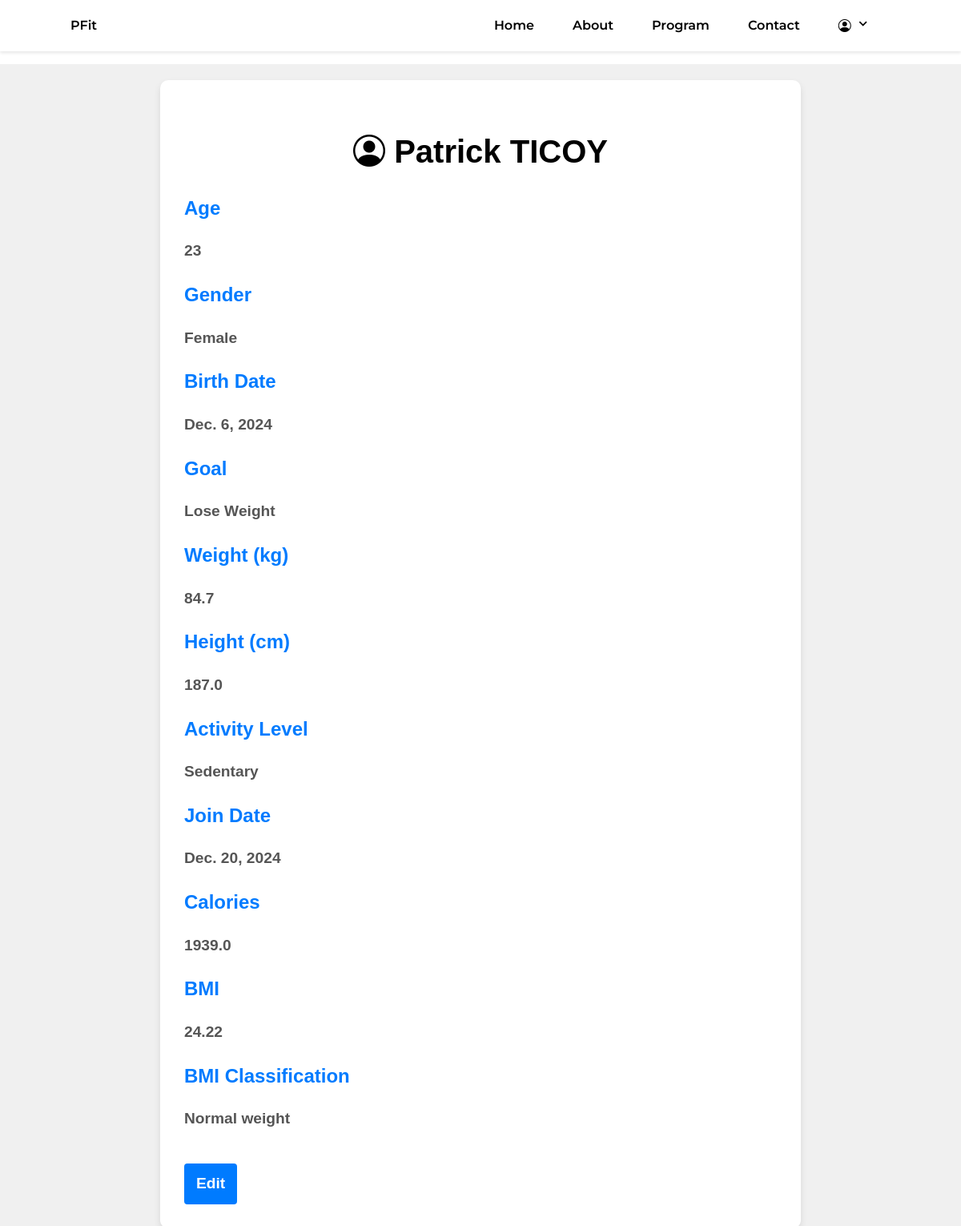
Screenshot of /info/2/ with the database file from the repository.
### app/models.py (models this page shows, shortened)
class Client(models.Model):
    clientID = models.AutoField(primary_key=True)
    fname = models.CharField(max_length=100,null = False)
    lname = models.CharField(max_length=100, null = False)
    clientAge=models.PositiveIntegerField()
    gender_choices = (
        ('M', 'Male'),
        ('F', 'Female'),
        ('', 'Other'),
    )
    clientSex = models.CharField(max_length=10, choices=gender_choices)
    birthdate = models.DateField()
    goal = models.ForeignKey(Goals, on_delete=models.CASCADE)
    weight = models.FloatField()
    height = models.FloatField()
    level_choices = (
        ('Sedentary', 'Sedentary'),
        ('Lightly Active', 'Lightly Active'),
        ('Moderately Active', 'Moderately Active'),
        ('Very Active', 'Very Active'),
        ('Athlete 2x per day', 'Athlete 2x per day'),
    )
    activityLevel = models.CharField(max_length=100, choices=level_choices)
    joinedDate = models.DateField(null = False)
    bmi = models.FloatField(null=True, blank=True)
    calories = models.FloatField(null=True, blank=True)
    bmi_category = models.CharField(max_length=10, null=True, blank=True)

class Goals(models.Model):
    goalID = models.AutoField(primary_key=True)
    goal_name =  models.CharField(max_length=100)
    goalDescription = models.TextField()
    exerciseDuration = models.PositiveIntegerField()
    def __str__(self):
        return self.goal_name

### app/views.py (the view)
# urls.py: path('info/<int:pk>/', ClientInfoView.as_view(), name='client_info'),
class ClientInfoView(DetailView):
    model = Client
    context_object_name = 'client'
    template_name = 'apps/homepages/client_infoview.html'

### app/templates/apps/homepages/client_infoview.html (shortened to what this page needs)
{% extends 'apps/homepages/homepagebase.html'%}
{% load static %}
{% block content%}
<link rel="stylesheet" href="{% static 'css/profile_info.css' %}">
<div class="client-detail-container">
    <div class="client-detail">
        <h1  class="bi bi-person-circle" style ="color:black;">
            {{ client.fname }} {{ client.lname }}
        </h1>
        <div class="detail-item">
            <h2>Age</h2>
            <p>{{ client.clientAge }}</p>
        </div>
        <div class="detail-item">
            <h2>Gender</h2>
            <p>{{ client.get_clientSex_display }}</p>
        </div>
        <div class="detail-item">
            <h2>Birth Date</h2>
            <p>{{ client.birthdate }}</p>
        </div>
        <div class="detail-item">
            <h2>Goal</h2>
            <p>{{ client.goal }}</p>
        </div>
        <div class="detail-item">
            <h2>Weight (kg)</h2>
            <p>{{ client.weight }}</p>
        </div>
        <div class="detail-item">
            <h2>Height (cm)</h2>
            <p>{{ client.height }}</p>
        </div>
        <div class="detail-item">
            <h2>Activity Level</h2>
            <p>{{ client.get_activityLevel_display }}</p>
        </div>
        <div class="detail-item">
            <h2>Join Date</h2>
            <p>{{ client.joinedDate }}</p>
        </div>
        <div class="detail-item">
            <h2>Calories</h2>
            <p>{{ client.calories }}</p>
        </div>
        <div class="detail-item">
            <h2>BMI</h2>
            <p>{{ client.bmi }}</p>
        </div>
        <div class="detail-item">
            <h2>BMI Classification</h2>
            <p>{{ client.bmi_category }}</p>
        </div>
        <a href= "{% url 'client_update' object.pk %}"class ="cta-btn" type="submit" value ="Edit">Edit</a>
    </div>
</div>
{% endblock content %}

### static/css/homepage.css (style rules this page uses)
* { box-sizing: border-box; }
body { margin: 0; font-family: 'Montserrat', sans-serif; line-height: 1.6; }
p { color: #002C3F; }
.cta-btn { display: inline-block; padding: 10px 20px; background-color: #007bff; color: white; text-decoration: none; border-radius: 5px; margin-top: 20px; }
.cta-btn { background-color: #00A359; color: white; padding: 10px 25px; text-decoration: none; font-size: 1.2rem; border-radius: 5px; display: inline-block; margin-top: 20px; }

### static/css/navbar.css (style rules this page uses)
:root { --header-height: 3rem; --first-color: black; --first-color-light: #00A359; --dark-color: black; --white-color: black; --body-font: 'Montserrat', 'sans-serif'; --nav-name-font-size: 1.2rem; --normal-font-size: 1rem; --z-fixed: 100; }
* { box-sizing: border-box; }
@media screen and (min-width: 768px) { :root { --nav-name-font-size: 1rem; --normal-font-size: 1rem; } }
body { margin: var(--header-height) 0 0 0; font-family: var(--body-font); font-size: var(--normal-font-size); font-weight: 600; line-height: 1.6; }
a { text-decoration: none; }
@media screen and (min-width: 768px) { body { margin: 0; } }

### static/css/profile_info.css (style rules this page uses)
html { scroll-behavior: smooth ; scroll-padding: 120px; }
.cta-btn { background-color: #007bff; color: white; padding: 10px 15px; border: none; border-radius: 4px; cursor: pointer; margin-right: 10px; }
.detail-item { margin-bottom: 20px; }
.detail-item h2 { font-size: 1.5em; color: #007bff; margin-bottom: 10px; }
.detail-item p, .detail-item ul { font-size: 1.2em; color: #555; line-height: 1.6; }
.client-detail-container { display: flex; justify-content: center; align-items: center; min-height: 100vh; padding: 20px; background-color: #f0f0f0; margin-top: 80px; }
.client-detail { background-color: #ffffff; padding: 30px; border-radius: 10px; box-shadow: 0 4px 8px rgba(0, 0, 0, 0.1); max-width: 800px; width: 100%; font-family: 'Arial', sans-serif; }
.client-detail h1 { text-align: center; font-size: 2.5em; margin-bottom: 20px; color: #333; }
.detail-item p { font-size: 1.2em; color: #555; line-height: 1.6; }

### rows the page displays
Client: fname "Patrick", lname "TICOY", clientAge "23", clientSex "Female", birthdate "Dec. 6, 2024", goal "Lose Weight", weight "84.7", height "187.0", activityLevel "Sedentary", joinedDate "Dec. 20, 2024", calories "1939.0", bmi "24.22", bmi_category "Normal weight"
